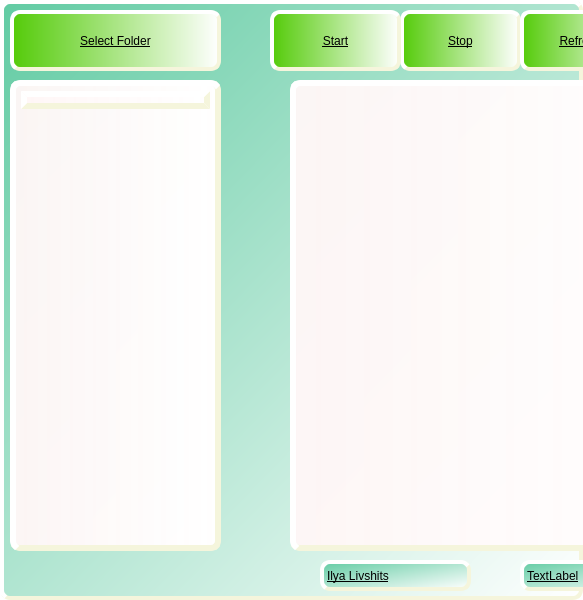
<?xml version="1.0" encoding="UTF-8"?>
<ui version="4.0">
 <class>MainWindow</class>
 <widget class="QMainWindow" name="MainWindow">
  <property name="geometry">
   <rect>
    <x>0</x>
    <y>0</y>
    <width>583</width>
    <height>600</height>
   </rect>
  </property>
  <property name="windowTitle">
   <string>MainWindow</string>
  </property>
  <property name="styleSheet">
   <string notr="true">background-color: qradialgradient(spread:pad, cx:0.5, cy:0.5, radius:0.5, fx:0.5, fy:0.5, stop:0 rgba(95, 198, 203, 255), stop:1 rgba(255, 255, 255, 255));</string>
  </property>
  <widget class="QWidget" name="centralwidget">
   <property name="styleSheet">
    <string notr="true">font: 20pt &quot;Mistral&quot;;
background-color: qlineargradient(spread:pad, x1:0, y1:0, x2:1, y2:1, stop:0 rgba(98, 203, 163, 255), stop:1 rgba(255, 255, 255, 255));
text-decoration: underline;
border-radius: 10px;
border-width: 4px;
border-style: outset;
border-color: beige</string>
   </property>
   <widget class="QPushButton" name="select_folder_btn">
    <property name="geometry">
     <rect>
      <x>10</x>
      <y>10</y>
      <width>211</width>
      <height>61</height>
     </rect>
    </property>
    <property name="styleSheet">
     <string notr="true">font: 20pt &quot;Mistral&quot;;
background-color: qlineargradient(spread:reflect, x1:0, y1:0, x2:1, y2:0, stop:0 rgba(84, 203, 9, 255), stop:1 rgba(255, 255, 255, 255));
border-radius: 10px;
border-width: 4px;
border-style: outset;
border-color: beige</string>
    </property>
    <property name="text">
     <string>Select Folder</string>
    </property>
   </widget>
   <widget class="QPushButton" name="stop_btn">
    <property name="geometry">
     <rect>
      <x>400</x>
      <y>10</y>
      <width>121</width>
      <height>61</height>
     </rect>
    </property>
    <property name="styleSheet">
     <string notr="true">font: 20pt &quot;Mistral&quot;;
background-color: qlineargradient(spread:reflect, x1:0, y1:0, x2:1, y2:0, stop:0 rgba(84, 203, 9, 255), stop:1 rgba(255, 255, 255, 255));
border-radius: 10px;
border-width: 4px;
border-style: outset;
border-color: beige</string>
    </property>
    <property name="text">
     <string>Stop</string>
    </property>
   </widget>
   <widget class="QPushButton" name="start_btn">
    <property name="geometry">
     <rect>
      <x>270</x>
      <y>10</y>
      <width>131</width>
      <height>61</height>
     </rect>
    </property>
    <property name="styleSheet">
     <string notr="true">font: 20pt &quot;Mistral&quot;;
background-color: qlineargradient(spread:reflect, x1:0, y1:0, x2:1, y2:0, stop:0 rgba(84, 203, 9, 255), stop:1 rgba(255, 255, 255, 255));
border-radius: 10px;
border-width: 4px;
border-style: outset;
border-color: beige</string>
    </property>
    <property name="text">
     <string>Start</string>
    </property>
   </widget>
   <widget class="QTextBrowser" name="logBrowser">
    <property name="geometry">
     <rect>
      <x>290</x>
      <y>80</y>
      <width>431</width>
      <height>471</height>
     </rect>
    </property>
    <property name="styleSheet">
     <string notr="true">background-color: qlineargradient(spread:pad, x1:0, y1:0, x2:1, y2:0, stop:0 rgba(255, 246, 246, 246), stop:1 rgba(255, 255, 255, 255));
font: 8pt &quot;MS Shell Dlg 2&quot;;
border-radius: 10px;
border-width: 6px;
border-style: outset;
border-color: beige;
padding: 5px</string>
    </property>
   </widget>
   <widget class="QPushButton" name="clear_btn">
    <property name="geometry">
     <rect>
      <x>640</x>
      <y>10</y>
      <width>131</width>
      <height>61</height>
     </rect>
    </property>
    <property name="styleSheet">
     <string notr="true">font: 20pt &quot;Mistral&quot;;
background-color: qlineargradient(spread:reflect, x1:0, y1:0, x2:1, y2:0, stop:0 rgba(84, 203, 9, 255), stop:1 rgba(255, 255, 255, 255));
border-radius: 10px;
border-width: 4px;
border-style: outset;
border-color: beige</string>
    </property>
    <property name="text">
     <string>Clear</string>
    </property>
   </widget>
   <widget class="QTreeWidget" name="treeWidget">
    <property name="geometry">
     <rect>
      <x>10</x>
      <y>80</y>
      <width>211</width>
      <height>471</height>
     </rect>
    </property>
    <property name="styleSheet">
     <string notr="true">background-color: qlineargradient(spread:pad, x1:0, y1:0, x2:1, y2:0, stop:0 rgba(255, 246, 246, 246), stop:1 rgba(255, 255, 255, 255));
font: 8pt &quot;MS Shell Dlg 2&quot;;
border-radius: 10px;
border-width: 6px;
border-style: outset;
border-color: beige;
padding: 5px</string>
    </property>
    <column>
     <property name="text">
      <string notr="true">1</string>
     </property>
    </column>
   </widget>
   <widget class="QPushButton" name="refresh_btn">
    <property name="geometry">
     <rect>
      <x>520</x>
      <y>10</y>
      <width>121</width>
      <height>61</height>
     </rect>
    </property>
    <property name="styleSheet">
     <string notr="true">font: 20pt &quot;Mistral&quot;;
background-color: qlineargradient(spread:reflect, x1:0, y1:0, x2:1, y2:0, stop:0 rgba(84, 203, 9, 255), stop:1 rgba(255, 255, 255, 255));
border-radius: 10px;
border-width: 4px;
border-style: outset;
border-color: beige</string>
    </property>
    <property name="text">
     <string>Refresh</string>
    </property>
   </widget>
   <widget class="QLabel" name="label">
    <property name="geometry">
     <rect>
      <x>320</x>
      <y>560</y>
      <width>151</width>
      <height>31</height>
     </rect>
    </property>
    <property name="styleSheet">
     <string notr="true">font: 12pt &quot;Matura MT Script Capitals&quot;;
background-color: qlineargradient(spread:pad, x1:0, y1:0, x2:1, y2:1, stop:0 rgba(98, 203, 163, 255), stop:1 rgba(255, 255, 255, 255));
border-radius: 10px;
border-width: 4px;
border-style: outset;
border-color: beige</string>
    </property>
    <property name="text">
     <string>Ilya Livshits</string>
    </property>
   </widget>
   <widget class="QLabel" name="label_2">
    <property name="geometry">
     <rect>
      <x>520</x>
      <y>560</y>
      <width>151</width>
      <height>31</height>
     </rect>
    </property>
    <property name="styleSheet">
     <string notr="true">font: 12pt &quot;Matura MT Script Capitals&quot;;
background-color: qlineargradient(spread:pad, x1:0, y1:0, x2:1, y2:1, stop:0 rgba(98, 203, 163, 255), stop:1 rgba(255, 255, 255, 255));
border-radius: 10px;
border-width: 4px;
border-style: outset;
border-color: beige</string>
    </property>
    <property name="text">
     <string>TextLabel</string>
    </property>
   </widget>
  </widget>
 </widget>
 <resources/>
 <connections/>
</ui>
